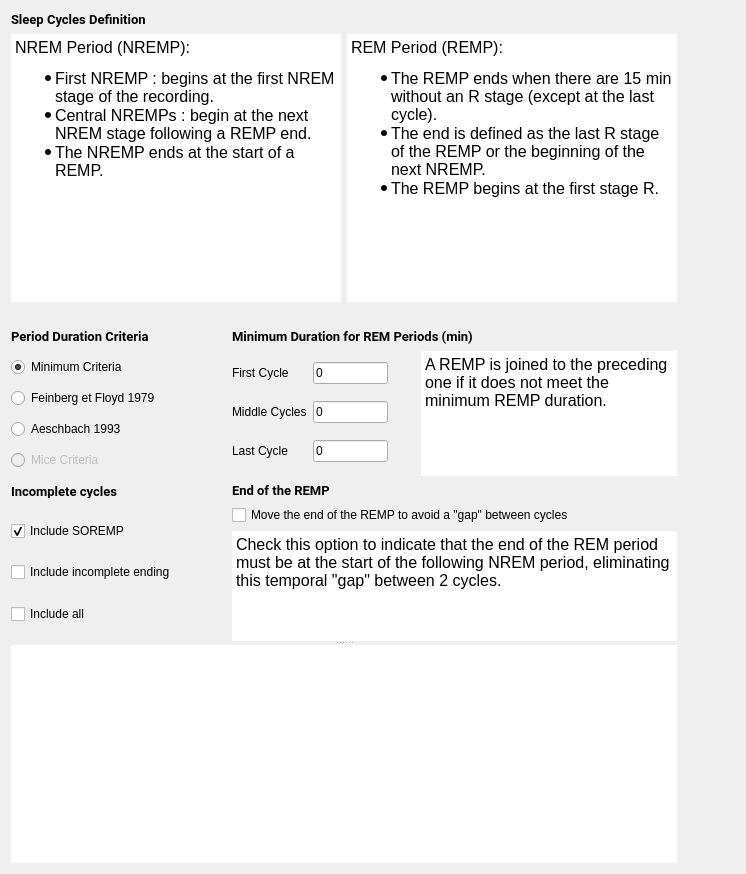
<?xml version="1.0" encoding="UTF-8"?>
<ui version="4.0">
 <class>SleepCyclesDelimiterSettingsView</class>
 <widget class="QWidget" name="SleepCyclesDelimiterSettingsView">
  <property name="geometry">
   <rect>
    <x>0</x>
    <y>0</y>
    <width>746</width>
    <height>874</height>
   </rect>
  </property>
  <property name="windowTitle">
   <string>Form</string>
  </property>
  <property name="styleSheet">
   <string notr="true">font: 12pt &quot;Roboto&quot;;</string>
  </property>
  <layout class="QHBoxLayout" name="horizontalLayout_2">
   <item>
    <widget class="QSplitter" name="splitter">
     <property name="orientation">
      <enum>Qt::Vertical</enum>
     </property>
     <widget class="QWidget" name="layoutWidget">
      <layout class="QVBoxLayout" name="verticalLayout_3">
       <item>
        <widget class="QLabel" name="label_2">
         <property name="font">
          <font>
           <family>Roboto</family>
           <pointsize>10</pointsize>
           <weight>50</weight>
           <italic>false</italic>
           <bold>false</bold>
          </font>
         </property>
         <property name="text">
          <string>&lt;html&gt;&lt;head/&gt;&lt;body&gt;&lt;p&gt;&lt;span style=&quot; font-weight:600;&quot;&gt;Sleep Cycles Definition&lt;/span&gt;&lt;/p&gt;&lt;/body&gt;&lt;/html&gt;</string>
         </property>
        </widget>
       </item>
       <item>
        <layout class="QHBoxLayout" name="horizontalLayout_3">
         <property name="sizeConstraint">
          <enum>QLayout::SetNoConstraint</enum>
         </property>
         <item>
          <widget class="QTextEdit" name="textEdit">
           <property name="minimumSize">
            <size>
             <width>330</width>
             <height>0</height>
            </size>
           </property>
           <property name="maximumSize">
            <size>
             <width>16777215</width>
             <height>16777215</height>
            </size>
           </property>
           <property name="styleSheet">
            <string notr="true"/>
           </property>
           <property name="frameShape">
            <enum>QFrame::HLine</enum>
           </property>
           <property name="frameShadow">
            <enum>QFrame::Plain</enum>
           </property>
           <property name="lineWidth">
            <number>0</number>
           </property>
           <property name="readOnly">
            <bool>true</bool>
           </property>
           <property name="html">
            <string>&lt;!DOCTYPE HTML PUBLIC &quot;-//W3C//DTD HTML 4.0//EN&quot; &quot;http://www.w3.org/TR/REC-html40/strict.dtd&quot;&gt;
&lt;html&gt;&lt;head&gt;&lt;meta name=&quot;qrichtext&quot; content=&quot;1&quot; /&gt;&lt;style type=&quot;text/css&quot;&gt;
p, li { white-space: pre-wrap; }
&lt;/style&gt;&lt;/head&gt;&lt;body style=&quot; font-family:'Roboto'; font-size:12pt; font-weight:400; font-style:normal;&quot;&gt;
&lt;p style=&quot; margin-top:0px; margin-bottom:0px; margin-left:0px; margin-right:0px; -qt-block-indent:0; text-indent:0px;&quot;&gt;NREM Period (NREMP):&lt;/p&gt;
&lt;ul style=&quot;margin-top: 0px; margin-bottom: 0px; margin-left: 0px; margin-right: 0px; -qt-list-indent: 1;&quot;&gt;&lt;li style=&quot; margin-top:12px; margin-bottom:0px; margin-left:0px; margin-right:0px; -qt-block-indent:0; text-indent:0px;&quot;&gt;First NREMP : begins at the first NREM stage of the recording.&lt;/li&gt;
&lt;li style=&quot; margin-top:0px; margin-bottom:0px; margin-left:0px; margin-right:0px; -qt-block-indent:0; text-indent:0px;&quot;&gt;Central NREMPs : begin at the next NREM stage following a REMP end.&lt;/li&gt;
&lt;li style=&quot; margin-top:0px; margin-bottom:12px; margin-left:0px; margin-right:0px; -qt-block-indent:0; text-indent:0px;&quot;&gt;The NREMP ends at the start of a REMP.&lt;/li&gt;&lt;/ul&gt;&lt;/body&gt;&lt;/html&gt;</string>
           </property>
          </widget>
         </item>
         <item>
          <widget class="QTextEdit" name="textEdit_3">
           <property name="minimumSize">
            <size>
             <width>330</width>
             <height>0</height>
            </size>
           </property>
           <property name="maximumSize">
            <size>
             <width>16777215</width>
             <height>16777215</height>
            </size>
           </property>
           <property name="styleSheet">
            <string notr="true"/>
           </property>
           <property name="frameShape">
            <enum>QFrame::HLine</enum>
           </property>
           <property name="frameShadow">
            <enum>QFrame::Plain</enum>
           </property>
           <property name="lineWidth">
            <number>0</number>
           </property>
           <property name="html">
            <string>&lt;!DOCTYPE HTML PUBLIC &quot;-//W3C//DTD HTML 4.0//EN&quot; &quot;http://www.w3.org/TR/REC-html40/strict.dtd&quot;&gt;
&lt;html&gt;&lt;head&gt;&lt;meta name=&quot;qrichtext&quot; content=&quot;1&quot; /&gt;&lt;style type=&quot;text/css&quot;&gt;
p, li { white-space: pre-wrap; }
&lt;/style&gt;&lt;/head&gt;&lt;body style=&quot; font-family:'Roboto'; font-size:12pt; font-weight:400; font-style:normal;&quot;&gt;
&lt;p style=&quot; margin-top:0px; margin-bottom:0px; margin-left:0px; margin-right:0px; -qt-block-indent:0; text-indent:0px;&quot;&gt;REM Period (REMP):&lt;/p&gt;
&lt;ul style=&quot;margin-top: 0px; margin-bottom: 0px; margin-left: 0px; margin-right: 0px; -qt-list-indent: 1;&quot;&gt;&lt;li style=&quot; margin-top:12px; margin-bottom:0px; margin-left:0px; margin-right:0px; -qt-block-indent:0; text-indent:0px;&quot;&gt;The REMP ends when there are 15 min without an R stage (except at the last cycle).&lt;/li&gt;
&lt;li style=&quot; margin-top:0px; margin-bottom:0px; margin-left:0px; margin-right:0px; -qt-block-indent:0; text-indent:0px;&quot;&gt;The end is defined as the last R stage of the REMP or the beginning of the next NREMP.&lt;/li&gt;
&lt;li style=&quot; margin-top:0px; margin-bottom:12px; margin-left:0px; margin-right:0px; -qt-block-indent:0; text-indent:0px;&quot;&gt;The REMP begins at the first stage R.&lt;/li&gt;&lt;/ul&gt;&lt;/body&gt;&lt;/html&gt;</string>
           </property>
          </widget>
         </item>
        </layout>
       </item>
       <item>
        <widget class="QLabel" name="label">
         <property name="sizePolicy">
          <sizepolicy hsizetype="Expanding" vsizetype="Preferred">
           <horstretch>0</horstretch>
           <verstretch>0</verstretch>
          </sizepolicy>
         </property>
         <property name="minimumSize">
          <size>
           <width>567</width>
           <height>0</height>
          </size>
         </property>
         <property name="text">
          <string/>
         </property>
         <property name="pixmap">
          <pixmap resource="SleepCycleDelimiter_rs.qrc">:/sleep_cycle_del/UI_v5_minimal.png</pixmap>
         </property>
         <property name="alignment">
          <set>Qt::AlignCenter</set>
         </property>
        </widget>
       </item>
       <item>
        <layout class="QGridLayout" name="gridLayout">
         <property name="sizeConstraint">
          <enum>QLayout::SetMaximumSize</enum>
         </property>
         <item row="3" column="0">
          <layout class="QVBoxLayout" name="verticalLayout_2">
           <item>
            <widget class="QCheckBox" name="checkBox_incl_SOREMP">
             <property name="maximumSize">
              <size>
               <width>16777215</width>
               <height>18</height>
              </size>
             </property>
             <property name="toolTip">
              <string>Check to include incomplete cycle because of SOREMP (Sleep Onset in REMP).</string>
             </property>
             <property name="text">
              <string>Include SOREMP</string>
             </property>
             <property name="checked">
              <bool>true</bool>
             </property>
            </widget>
           </item>
           <item>
            <widget class="QCheckBox" name="checkBox_incl_last">
             <property name="sizePolicy">
              <sizepolicy hsizetype="Minimum" vsizetype="Minimum">
               <horstretch>0</horstretch>
               <verstretch>0</verstretch>
              </sizepolicy>
             </property>
             <property name="minimumSize">
              <size>
               <width>215</width>
               <height>0</height>
              </size>
             </property>
             <property name="maximumSize">
              <size>
               <width>230</width>
               <height>18</height>
              </size>
             </property>
             <property name="toolTip">
              <string>Check to include the last cycle even if incomplete.</string>
             </property>
             <property name="text">
              <string>Include incomplete ending</string>
             </property>
            </widget>
           </item>
           <item>
            <widget class="QCheckBox" name="checkBox_incl_all">
             <property name="toolTip">
              <string>Check to include any incomplete cycles even middle sleep cycles.</string>
             </property>
             <property name="text">
              <string>Include all</string>
             </property>
            </widget>
           </item>
          </layout>
         </item>
         <item row="2" column="1">
          <widget class="QLabel" name="label_6">
           <property name="font">
            <font>
             <family>Roboto</family>
             <pointsize>10</pointsize>
             <weight>50</weight>
             <italic>false</italic>
             <bold>false</bold>
            </font>
           </property>
           <property name="text">
            <string>&lt;html&gt;&lt;head/&gt;&lt;body&gt;&lt;p&gt;&lt;span style=&quot; font-weight:600;&quot;&gt;End of the REMP&lt;/span&gt;&lt;/p&gt;&lt;/body&gt;&lt;/html&gt;</string>
           </property>
          </widget>
         </item>
         <item row="1" column="0">
          <layout class="QVBoxLayout" name="verticalLayout">
           <property name="sizeConstraint">
            <enum>QLayout::SetNoConstraint</enum>
           </property>
           <item>
            <widget class="QRadioButton" name="radioButton_Min">
             <property name="maximumSize">
              <size>
               <width>16777215</width>
               <height>18</height>
              </size>
             </property>
             <property name="text">
              <string>Minimum Criteria</string>
             </property>
             <property name="checked">
              <bool>true</bool>
             </property>
            </widget>
           </item>
           <item>
            <widget class="QRadioButton" name="radioButton_Floyd">
             <property name="minimumSize">
              <size>
               <width>160</width>
               <height>0</height>
              </size>
             </property>
             <property name="maximumSize">
              <size>
               <width>350</width>
               <height>18</height>
              </size>
             </property>
             <property name="text">
              <string>Feinberg et Floyd 1979</string>
             </property>
            </widget>
           </item>
           <item>
            <widget class="QRadioButton" name="radioButton_Aesch">
             <property name="maximumSize">
              <size>
               <width>16777215</width>
               <height>18</height>
              </size>
             </property>
             <property name="text">
              <string>Aeschbach 1993</string>
             </property>
            </widget>
           </item>
           <item>
            <widget class="QRadioButton" name="radioButton_Mice">
             <property name="enabled">
              <bool>false</bool>
             </property>
             <property name="maximumSize">
              <size>
               <width>16777215</width>
               <height>18</height>
              </size>
             </property>
             <property name="text">
              <string>Mice Criteria</string>
             </property>
            </widget>
           </item>
          </layout>
         </item>
         <item row="0" column="1">
          <widget class="QLabel" name="label_4">
           <property name="font">
            <font>
             <family>Roboto</family>
             <pointsize>10</pointsize>
             <weight>50</weight>
             <italic>false</italic>
             <bold>false</bold>
            </font>
           </property>
           <property name="text">
            <string>&lt;html&gt;&lt;head/&gt;&lt;body&gt;&lt;p&gt;&lt;span style=&quot; font-weight:600;&quot;&gt;Minimum Duration for REM Periods (min)&lt;/span&gt;&lt;/p&gt;&lt;/body&gt;&lt;/html&gt;</string>
           </property>
          </widget>
         </item>
         <item row="0" column="0">
          <widget class="QLabel" name="label_3">
           <property name="font">
            <font>
             <family>Roboto</family>
             <pointsize>10</pointsize>
             <weight>50</weight>
             <italic>false</italic>
             <bold>false</bold>
            </font>
           </property>
           <property name="text">
            <string>&lt;html&gt;&lt;head/&gt;&lt;body&gt;&lt;p&gt;&lt;span style=&quot; font-weight:600;&quot;&gt;Period Duration Criteria&lt;/span&gt;&lt;/p&gt;&lt;/body&gt;&lt;/html&gt;</string>
           </property>
          </widget>
         </item>
         <item row="2" column="0">
          <widget class="QLabel" name="label_5">
           <property name="maximumSize">
            <size>
             <width>16777215</width>
             <height>15</height>
            </size>
           </property>
           <property name="font">
            <font>
             <family>Roboto</family>
             <pointsize>10</pointsize>
             <weight>50</weight>
             <italic>false</italic>
             <bold>false</bold>
            </font>
           </property>
           <property name="text">
            <string>&lt;html&gt;&lt;head/&gt;&lt;body&gt;&lt;p&gt;&lt;span style=&quot; font-weight:600;&quot;&gt;Incomplete cycles&lt;/span&gt;&lt;/p&gt;&lt;/body&gt;&lt;/html&gt;</string>
           </property>
          </widget>
         </item>
         <item row="3" column="1">
          <layout class="QVBoxLayout" name="verticalLayout_5">
           <item>
            <widget class="QCheckBox" name="mv_end_checkBox">
             <property name="styleSheet">
              <string notr="true"/>
             </property>
             <property name="text">
              <string>Move the end of the REMP to avoid a &quot;gap&quot; between cycles</string>
             </property>
             <property name="checkable">
              <bool>true</bool>
             </property>
            </widget>
           </item>
           <item>
            <widget class="QTextEdit" name="textEdit_2">
             <property name="sizePolicy">
              <sizepolicy hsizetype="Minimum" vsizetype="Minimum">
               <horstretch>0</horstretch>
               <verstretch>0</verstretch>
              </sizepolicy>
             </property>
             <property name="maximumSize">
              <size>
               <width>16777215</width>
               <height>110</height>
              </size>
             </property>
             <property name="styleSheet">
              <string notr="true"/>
             </property>
             <property name="frameShape">
              <enum>QFrame::HLine</enum>
             </property>
             <property name="frameShadow">
              <enum>QFrame::Plain</enum>
             </property>
             <property name="lineWidth">
              <number>0</number>
             </property>
             <property name="readOnly">
              <bool>true</bool>
             </property>
             <property name="html">
              <string>&lt;!DOCTYPE HTML PUBLIC &quot;-//W3C//DTD HTML 4.0//EN&quot; &quot;http://www.w3.org/TR/REC-html40/strict.dtd&quot;&gt;
&lt;html&gt;&lt;head&gt;&lt;meta name=&quot;qrichtext&quot; content=&quot;1&quot; /&gt;&lt;style type=&quot;text/css&quot;&gt;
p, li { white-space: pre-wrap; }
&lt;/style&gt;&lt;/head&gt;&lt;body style=&quot; font-family:'Roboto'; font-size:12pt; font-weight:400; font-style:normal;&quot;&gt;
&lt;p style=&quot; margin-top:0px; margin-bottom:0px; margin-left:0px; margin-right:0px; -qt-block-indent:0; text-indent:0px;&quot;&gt;Check this option to indicate that the end of the REM period must be at the start of the following NREM period, eliminating this temporal &amp;quot;gap&amp;quot; between 2 cycles.&lt;/p&gt;&lt;/body&gt;&lt;/html&gt;</string>
             </property>
            </widget>
           </item>
          </layout>
         </item>
         <item row="1" column="1">
          <layout class="QHBoxLayout" name="horizontalLayout">
           <item>
            <layout class="QFormLayout" name="formLayout">
             <item row="0" column="0">
              <widget class="QLabel" name="label_9">
               <property name="sizePolicy">
                <sizepolicy hsizetype="Preferred" vsizetype="Expanding">
                 <horstretch>0</horstretch>
                 <verstretch>0</verstretch>
                </sizepolicy>
               </property>
               <property name="minimumSize">
                <size>
                 <width>0</width>
                 <height>0</height>
                </size>
               </property>
               <property name="maximumSize">
                <size>
                 <width>16777215</width>
                 <height>18</height>
                </size>
               </property>
               <property name="text">
                <string>First Cycle</string>
               </property>
              </widget>
             </item>
             <item row="0" column="1">
              <widget class="QLineEdit" name="minL_REM_first_lineEdit">
               <property name="enabled">
                <bool>true</bool>
               </property>
               <property name="maximumSize">
                <size>
                 <width>75</width>
                 <height>16777215</height>
                </size>
               </property>
               <property name="styleSheet">
                <string notr="true"/>
               </property>
               <property name="text">
                <string>0</string>
               </property>
               <property name="readOnly">
                <bool>false</bool>
               </property>
              </widget>
             </item>
             <item row="1" column="0">
              <widget class="QLabel" name="label_8">
               <property name="sizePolicy">
                <sizepolicy hsizetype="Expanding" vsizetype="Expanding">
                 <horstretch>0</horstretch>
                 <verstretch>0</verstretch>
                </sizepolicy>
               </property>
               <property name="minimumSize">
                <size>
                 <width>0</width>
                 <height>0</height>
                </size>
               </property>
               <property name="maximumSize">
                <size>
                 <width>16777215</width>
                 <height>18</height>
                </size>
               </property>
               <property name="text">
                <string>Middle Cycles</string>
               </property>
              </widget>
             </item>
             <item row="1" column="1">
              <widget class="QLineEdit" name="minL_REM_mid_lineEdit">
               <property name="enabled">
                <bool>true</bool>
               </property>
               <property name="maximumSize">
                <size>
                 <width>75</width>
                 <height>16777215</height>
                </size>
               </property>
               <property name="styleSheet">
                <string notr="true"/>
               </property>
               <property name="text">
                <string>0</string>
               </property>
               <property name="readOnly">
                <bool>false</bool>
               </property>
              </widget>
             </item>
             <item row="2" column="0">
              <widget class="QLabel" name="label_7">
               <property name="sizePolicy">
                <sizepolicy hsizetype="Expanding" vsizetype="Expanding">
                 <horstretch>0</horstretch>
                 <verstretch>0</verstretch>
                </sizepolicy>
               </property>
               <property name="minimumSize">
                <size>
                 <width>0</width>
                 <height>0</height>
                </size>
               </property>
               <property name="maximumSize">
                <size>
                 <width>16777215</width>
                 <height>18</height>
                </size>
               </property>
               <property name="text">
                <string>Last Cycle</string>
               </property>
              </widget>
             </item>
             <item row="2" column="1">
              <widget class="QLineEdit" name="minL_REM_last_lineEdit">
               <property name="enabled">
                <bool>true</bool>
               </property>
               <property name="maximumSize">
                <size>
                 <width>75</width>
                 <height>16777215</height>
                </size>
               </property>
               <property name="styleSheet">
                <string notr="true"/>
               </property>
               <property name="text">
                <string>0</string>
               </property>
               <property name="readOnly">
                <bool>false</bool>
               </property>
              </widget>
             </item>
            </layout>
           </item>
           <item>
            <widget class="QTextEdit" name="textEdit_4">
             <property name="maximumSize">
              <size>
               <width>16777215</width>
               <height>125</height>
              </size>
             </property>
             <property name="styleSheet">
              <string notr="true"/>
             </property>
             <property name="frameShape">
              <enum>QFrame::HLine</enum>
             </property>
             <property name="frameShadow">
              <enum>QFrame::Plain</enum>
             </property>
             <property name="lineWidth">
              <number>0</number>
             </property>
             <property name="html">
              <string>&lt;!DOCTYPE HTML PUBLIC &quot;-//W3C//DTD HTML 4.0//EN&quot; &quot;http://www.w3.org/TR/REC-html40/strict.dtd&quot;&gt;
&lt;html&gt;&lt;head&gt;&lt;meta name=&quot;qrichtext&quot; content=&quot;1&quot; /&gt;&lt;style type=&quot;text/css&quot;&gt;
p, li { white-space: pre-wrap; }
&lt;/style&gt;&lt;/head&gt;&lt;body style=&quot; font-family:'Roboto'; font-size:12pt; font-weight:400; font-style:normal;&quot;&gt;
&lt;p style=&quot; margin-top:0px; margin-bottom:0px; margin-left:0px; margin-right:0px; -qt-block-indent:0; text-indent:0px;&quot;&gt;A REMP is joined to the preceding one if it does not meet the minimum REMP duration.&lt;/p&gt;&lt;/body&gt;&lt;/html&gt;</string>
             </property>
            </widget>
           </item>
          </layout>
         </item>
        </layout>
       </item>
      </layout>
     </widget>
     <widget class="QWidget" name="layoutWidget">
      <layout class="QVBoxLayout" name="verticalLayout_4">
       <item>
        <widget class="QTextBrowser" name="textBrowser">
         <property name="sizePolicy">
          <sizepolicy hsizetype="Expanding" vsizetype="Minimum">
           <horstretch>0</horstretch>
           <verstretch>0</verstretch>
          </sizepolicy>
         </property>
         <property name="styleSheet">
          <string notr="true"/>
         </property>
         <property name="frameShape">
          <enum>QFrame::HLine</enum>
         </property>
         <property name="frameShadow">
          <enum>QFrame::Plain</enum>
         </property>
         <property name="lineWidth">
          <number>0</number>
         </property>
         <property name="readOnly">
          <bool>true</bool>
         </property>
         <property name="html">
          <string>&lt;!DOCTYPE HTML PUBLIC &quot;-//W3C//DTD HTML 4.0//EN&quot; &quot;http://www.w3.org/TR/REC-html40/strict.dtd&quot;&gt;
&lt;html&gt;&lt;head&gt;&lt;meta name=&quot;qrichtext&quot; content=&quot;1&quot; /&gt;&lt;style type=&quot;text/css&quot;&gt;
p, li { white-space: pre-wrap; }
&lt;/style&gt;&lt;/head&gt;&lt;body style=&quot; font-family:'Roboto'; font-size:12pt; font-weight:400; font-style:normal;&quot;&gt;
&lt;p style=&quot;-qt-paragraph-type:empty; margin-top:0px; margin-bottom:0px; margin-left:0px; margin-right:0px; -qt-block-indent:0; text-indent:0px;&quot;&gt;&lt;br /&gt;&lt;/p&gt;&lt;/body&gt;&lt;/html&gt;</string>
         </property>
         <property name="openExternalLinks">
          <bool>true</bool>
         </property>
         <property name="openLinks">
          <bool>true</bool>
         </property>
        </widget>
       </item>
      </layout>
     </widget>
    </widget>
   </item>
   <item>
    <spacer name="horizontalSpacer">
     <property name="orientation">
      <enum>Qt::Horizontal</enum>
     </property>
     <property name="sizeType">
      <enum>QSizePolicy::MinimumExpanding</enum>
     </property>
     <property name="sizeHint" stdset="0">
      <size>
       <width>40</width>
       <height>20</height>
      </size>
     </property>
    </spacer>
   </item>
  </layout>
 </widget>
 <resources>
  <include location="SleepCycleDelimiter_rs.qrc"/>
  <include location="../../../../../../python/ui/themes/themes.qrc"/>
 </resources>
 <connections>
  <connection>
   <sender>radioButton_Aesch</sender>
   <signal>clicked()</signal>
   <receiver>SleepCyclesDelimiterSettingsView</receiver>
   <slot>on_options_changed()</slot>
   <hints>
    <hint type="sourcelabel">
     <x>83</x>
     <y>98</y>
    </hint>
    <hint type="destinationlabel">
     <x>333</x>
     <y>277</y>
    </hint>
   </hints>
  </connection>
  <connection>
   <sender>radioButton_Min</sender>
   <signal>clicked()</signal>
   <receiver>SleepCyclesDelimiterSettingsView</receiver>
   <slot>on_options_changed()</slot>
   <hints>
    <hint type="sourcelabel">
     <x>83</x>
     <y>81</y>
    </hint>
    <hint type="destinationlabel">
     <x>333</x>
     <y>277</y>
    </hint>
   </hints>
  </connection>
  <connection>
   <sender>radioButton_Floyd</sender>
   <signal>clicked()</signal>
   <receiver>SleepCyclesDelimiterSettingsView</receiver>
   <slot>on_options_changed()</slot>
   <hints>
    <hint type="sourcelabel">
     <x>83</x>
     <y>115</y>
    </hint>
    <hint type="destinationlabel">
     <x>333</x>
     <y>277</y>
    </hint>
   </hints>
  </connection>
  <connection>
   <sender>radioButton_Mice</sender>
   <signal>clicked()</signal>
   <receiver>SleepCyclesDelimiterSettingsView</receiver>
   <slot>on_options_changed()</slot>
   <hints>
    <hint type="sourcelabel">
     <x>83</x>
     <y>149</y>
    </hint>
    <hint type="destinationlabel">
     <x>333</x>
     <y>277</y>
    </hint>
   </hints>
  </connection>
  <connection>
   <sender>checkBox_incl_all</sender>
   <signal>clicked()</signal>
   <receiver>SleepCyclesDelimiterSettingsView</receiver>
   <slot>include_incomplete_cycle_slot()</slot>
   <hints>
    <hint type="sourcelabel">
     <x>119</x>
     <y>636</y>
    </hint>
    <hint type="destinationlabel">
     <x>516</x>
     <y>436</y>
    </hint>
   </hints>
  </connection>
  <connection>
   <sender>checkBox_incl_SOREMP</sender>
   <signal>clicked()</signal>
   <receiver>SleepCyclesDelimiterSettingsView</receiver>
   <slot>include_SOREMP_slot()</slot>
   <hints>
    <hint type="sourcelabel">
     <x>119</x>
     <y>554</y>
    </hint>
    <hint type="destinationlabel">
     <x>516</x>
     <y>436</y>
    </hint>
   </hints>
  </connection>
  <connection>
   <sender>checkBox_incl_last</sender>
   <signal>clicked()</signal>
   <receiver>SleepCyclesDelimiterSettingsView</receiver>
   <slot>include_last_incomplete_slot()</slot>
   <hints>
    <hint type="sourcelabel">
     <x>119</x>
     <y>595</y>
    </hint>
    <hint type="destinationlabel">
     <x>516</x>
     <y>436</y>
    </hint>
   </hints>
  </connection>
 </connections>
 <slots>
  <slot>on_options_changed()</slot>
  <slot>include_incomplete_cycle_slot()</slot>
  <slot>include_last_incomplete_slot()</slot>
  <slot>include_SOREMP_slot()</slot>
 </slots>
</ui>
